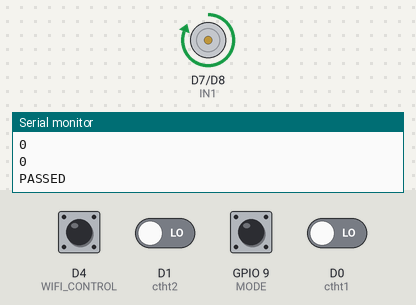
This sketch was run on a simulated ESP8266 (NodeMCU). Shown: motor-driver pin pairs drawn as motors (green arrow = first pin HIGH = forward, orange = second pin HIGH = backward, longer = more drive, scaled by the enable pin), the last lines printed to the serial monitor. The test bench sets the inputs (shaded band); at power-on: D4 (WIFI_CONTROL), GPIO 9 (MODE) HIGH, D0 (ctht1), D1 (ctht2) LOW. WiFi joins after 1.5 s; servers stay silent unless stated; the Firebase database answers and starts empty.

Above: at 2.34 s.
2.8 s: D0 (ctht1) driven HIGH
At 3.17 s:
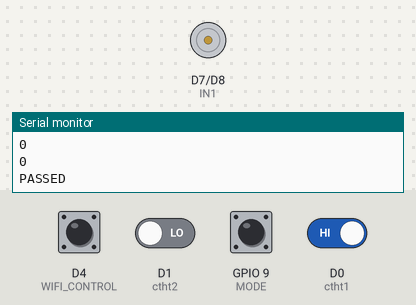
At 4.3 s:
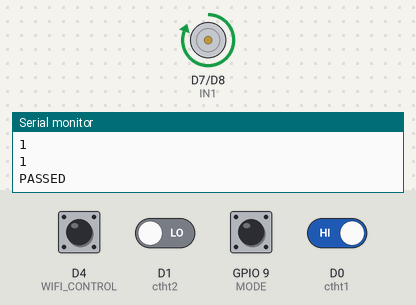
4.6 s: D0 (ctht1) driven LOW
At 5.6 s:
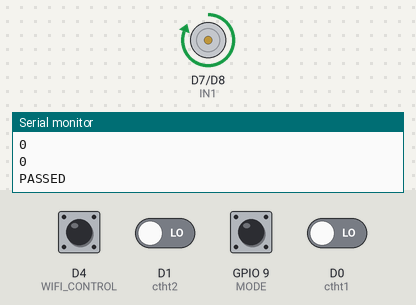
Timing chart, 0 to 13.7 s (numbered marks = the images above; inputs shaded):
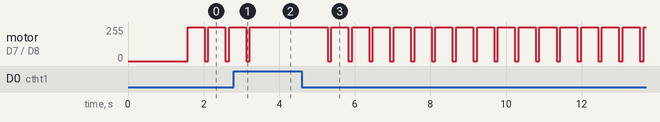

Measured:
- after the input at 2.8 s, motor on D7 (IN1) / D8 (IN2): goes on until 3.2 s, then stays forward 255/255
- after the input at 4.6 s, motor on D7 (IN1) / D8 (IN2): alternates forward 255/255 for 0.45 s and stopped for 0.10 s, starting after 0.68 s
- by itself, motor on D7 (IN1) / D8 (IN2): alternates forward 255/255 for 0.45 s and stopped for 0.10 s

The sketch:

maiche_ver_3.ino
```cpp
//http://arduino.esp8266.com/stable/package_esp8266com_index.json
//https://github.com/tzapu/WiFiManager
//https://github.com/esp8266/Arduino/tree/master/libraries/ESP8266WiFi
//192.168.4.1
#include <WiFiManager.h>// thư viện định cấu hình wifi của tzapu
#include <ESP8266WiFi.h>
#include <FirebaseESP8266.h>
#define FIREBASE_HOST "maiche-a5765-default-rtdb.firebaseio.com" //Your Firebase Project URL goes here without "http:" , "\" and "/"
#define FIREBASE_AUTH "DRhi69XmlFjaqedVrxXefCxZnsGPaMq3t7bqGToa" //Your Firebase Auth Token

FirebaseData firebaseData;
// Chế độ điều khiển
const int CbAsang=A0;
const int CbMua=D2;
const int ctht1=D0;
const int ctht2=D1;

// Chân điều khiển động cơ
const int ENA=D6;
const int IN1=D7;
const int IN2=D8;
//nút nhấn điều khiển đông cơ
const int nutnhanra=D5;//sd2
const int nutnhanvao=10;//sd3
// Chân nút nhấn chuyển đổi chế độ
const int MODE=9;

// Chân nút nhấn kết nối WiFi và điều khiển qua Firebase
const int WIFI_CONTROL=D4;

// Biến chế độ điều khiển
int controlMode = 1;
// trạng thái nút nhấn chế độ WiFi. 0-bật,1-tắt
int wifiControlButtonState=0;
int powerwifi=1;
// Biến lưu trữ trạng thái nút nhấn điều khiển tay
int RaButtonState = LOW;
int VaoButtonState = LOW;
// trạng thái mái che 1 đóng 0 mở
int Trangthaimaiche=0;


void setup() {
  // Động cơ
  pinMode(ENA, OUTPUT);
  pinMode(IN1, OUTPUT);
  pinMode(IN2, OUTPUT);
  //cảm biến
  pinMode(CbAsang,INPUT);
  pinMode(CbMua,INPUT);
  pinMode(ctht1,INPUT);
  pinMode(ctht2,INPUT);
  //nút nhấn
  pinMode(nutnhanra,INPUT_PULLUP);
  pinMode(nutnhanra,INPUT_PULLUP);
  pinMode(MODE, INPUT_PULLUP);
  pinMode(WIFI_CONTROL, INPUT_PULLUP);

  Serial.begin(115200);
  delay(10);

 // Kết nối với mạng WiFi hoặc tạo mạng WiFi cấu hình nếu không có thông tin WiFi
  WiFiManager wifiManager;
  wifiManager.autoConnect("WiFiSetupMaiChe");

  // Hiển thị thông tin kết nối WiFi
  Serial.println("WiFi connected");
  Serial.print("IP address: ");
  Serial.println(WiFi.localIP());
  delay(10);
  //Kết nối với Firebase
  Firebase.begin(FIREBASE_HOST,FIREBASE_AUTH);
delay(50);
}

void loop() {
  if (WiFi.status() != WL_CONNECTED){
    Serial.println("WiFi Not Connected");

  }
  else{
    Serial.println("WiFi Connected");

}

if (RaButtonState == LOW) {

          vao();

      }else{
            dung();
      }


  // Đọc trạng thái nút nhấn chuyển đổi chế độ
  int modeSwitchState = digitalRead(MODE);
  // Đọc trạng thái ctht
  int trangthaict1 = digitalRead(ctht1);
  int trangthaict2 = digitalRead(ctht2);
 Serial.println(trangthaict1);
 Serial.println(trangthaict1);


// Đọc trạng thái nút nhấn kết nối WiFi và điều khiển qua Firebase
 wifiControlButtonState = digitalRead(WIFI_CONTROL);

// Nếu nút nhấn được nhấn,
if (wifiControlButtonState!=powerwifi) {
  if(wifiControlButtonState == HIGH){
    powerwifi=1-powerwifi;
  }


  delay(50);
  update_power_status();
}
update_power_status();
if(Firebase.get(firebaseData,"IOT_Control_4Load/P1")) {
 if (firebaseData.dataType() == "string") {
 powerwifi = firebaseData.stringData().toInt();
 }
}


if(Firebase.get(firebaseData,"IOT_Control_4Load/L4")) {
 if (firebaseData.dataType() == "string") {
 Trangthaimaiche = firebaseData.stringData().toInt();
  }
 }
 // điều khiển bằng wifi
if(powerwifi==1){
    if(Trangthaimaiche==0){
         if(trangthaict1!=0){
            Trangthaimaiche=0;
          vao();
          update_Maiche();
      }else{
            dung();
      }
    }else if(Trangthaimaiche==1){
        if(trangthaict2!=0){
           Trangthaimaiche=1;
          ra();
          update_Maiche();
      }else{
            dung();
      }
    }
  }else{
   dung();
        }
delay(100);
}
void vao() {

digitalWrite(IN1, HIGH);
digitalWrite(IN2, LOW);
analogWrite(ENA, 255);
}

void ra() {

digitalWrite(IN1, LOW);
digitalWrite(IN2, HIGH);
analogWrite(ENA, 255);
}

void dung() {
digitalWrite(IN1, LOW);
digitalWrite(IN2, LOW);
analogWrite(ENA, 0);
}
// Hàm cập nhật chế độ wifi lên firebase
void update_power_status(){
if(Firebase.setString(firebaseData, "IOT_Control_4Load/P1", String(powerwifi))){
    Serial.println("PASSED");

}else{
    Serial.println("FAILED");

}
}
void update_Maiche(){
  if(Firebase.setString(firebaseData, "IOT_Control_4Load/L4", String(Trangthaimaiche))){
    Serial.println("PASSED");

 }else{
    Serial.println("FAILED");

  }
delay(100);
}
```
